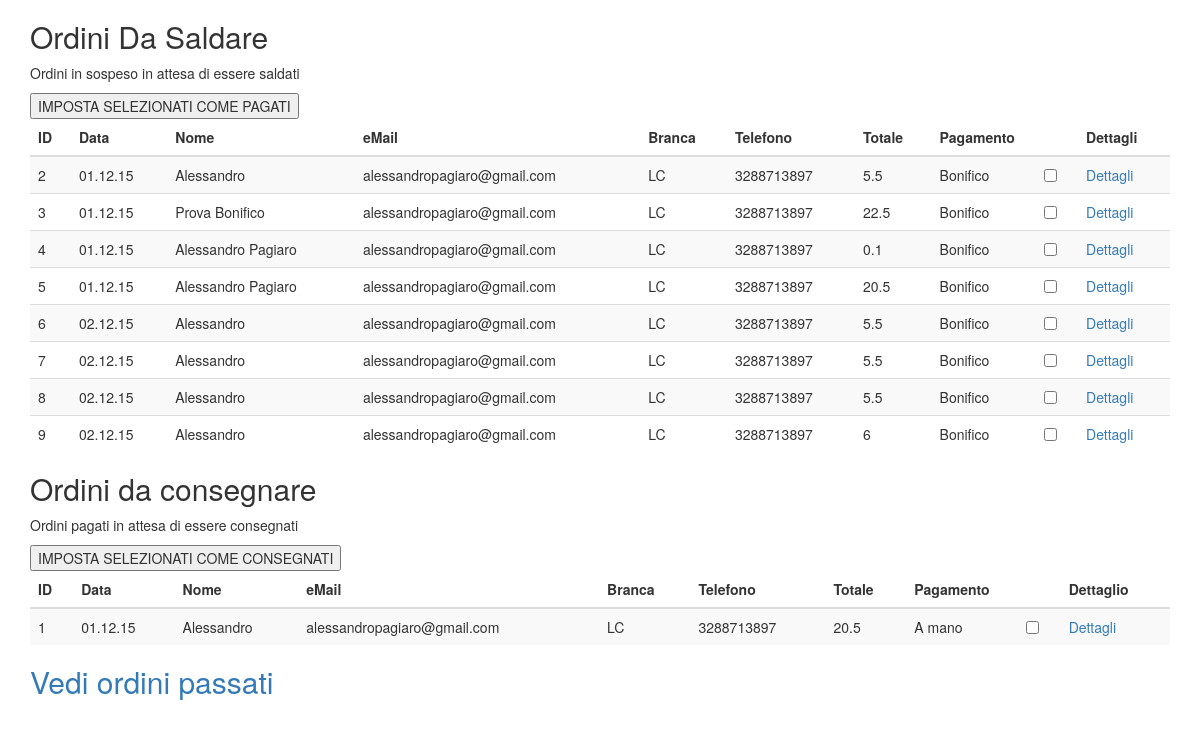
/admin/seeOrders.php, run on the app's committed database.
### tables this page shows
CREATE TABLE ordini (id INTEGER PRIMARY KEY AUTOINCREMENT, data INT, nome TEXT, email TEXT, branca TEXT, telefono INT, totale REAL, pagamento TEXT, saldato INT, consegnato INT);

### admin/seeOrders.php (the view, shortened to what this page needs)
<?php
	require("../menu.php");
	$db = new ArticoliDb("..");
	$ordiniInSospeso = $db -> query("SELECT * FROM ordini WHERE saldato = 0 AND consegnato = 0 ORDER BY id");
	$ordiniDaConsegnare = $db -> query("SELECT * FROM ordini WHERE saldato = 1 AND consegnato = 0 ORDER by id");
	?>
</head>
		<div class="container">
		  <h2>Ordini Da Saldare</h2>
		  <p>Ordini in sospeso in attesa di essere saldati</p>
		  <table class="table table-striped">
			<thead>
			  <tr>
				<th>ID</th>
				<th>Data</th>
				<th>Nome</th>
				<th>eMail</th>
				<th>Branca</th>
				<th>Telefono</th>
				<th>Totale</th>
				<th>Pagamento</th>
				<th></th>
				<th>Dettagli</td>
			  </tr>
			</thead>
			<tbody>
				<form action="setPagato.php" method="POST">
	<?
	while($row = $ordiniInSospeso -> fetchArray()){
		?>
			  <tr id="<?php echo $row['id']?>">
				<td><?php echo $row["id"]?></td>
				<td><?php echo $row["data"]?></td>
				<td><?php echo $row["nome"]?></td>
				<td><?php echo $row["email"]?></td>
				<td><?php echo $row["branca"]?></td>
				<td><?php echo $row["telefono"]?></td>
				<td><?php echo $row["totale"]?></td>
				<td><?php echo $row["pagamento"]?></td>
				<td>
					<div class="checkbox" style="position:relative; top:-10px;">
						<?php echo '<input type="checkbox" name="id-'.$row["id"].'" value="'.$row["id"].'">';?>
					</div>
				</td>
				<td id="<?php echo $row['id']?>">
					<a id="<?php echo $row['id']?>" onclick="a_onClick($(this))">Dettagli</a>
				</td>
			  </tr>
	<?
	}
	?>
			<input type="submit" value="IMPOSTA SELEZIONATI COME PAGATI"/>
				</form>
			</tbody>
		  </table>
		  <h2>Ordini da consegnare</h2>
		  	  <p>Ordini pagati in attesa di essere consegnati</p>
		  	  <table class="table table-striped">
		  		<thead>
		  		  <tr>
		  			<th>ID</th>
		  			<th>Data</th>
		  			<th>Nome</th>
		  			<th>eMail</th>
		  			<th>Branca</th>
		  			<th>Telefono</th>
		  			<th>Totale</th>
		  			<th>Pagamento</th>
		  			<th></th>
		  			<th>Dettaglio</th>
		  		  </tr>
		  		</thead>
		  		<tbody>
		  			<form action="setConsegnato.php" method="POST">
		  <?
		  while($row = $ordiniDaConsegnare -> fetchArray()){
		  	?>
		  		  <tr>
		  			<td><?php echo $row["id"]?></td>
		  			<td><?php echo $row["data"]?></td>
		  			<td><?php echo $row["nome"]?></td>
		  			<td><?php echo $row["email"]?></td>
		  			<td><?php echo $row["branca"]?></td>
		  			<td><?php echo $row["telefono"]?></td>
		  			<td><?php echo $row["totale"] + $costoGestioneOrdine?></td>
		  			<td><?php echo $row["pagamento"]?></td>
		  			<td>
		  				<div class="checkbox" style="position:relative; top:-10px;">
		  					<?php echo '<input type="checkbox" name="id-'.$row["id"].'" value="'.$row["id"].'">';?>
		  				</div>
		  			</td>
		  			<td id="<?php echo $row['id']?>">
		  				<a id="<?php echo $row['id']?>" onclick="a_onClick($(this))">Dettagli</a>
		  			</td>
		  		  </tr>
		  <?
		  }
		  ?>
		  		<input type="submit" value="IMPOSTA SELEZIONATI COME CONSEGNATI"/>
		  			</form>
		  		</tbody>
		  	  </table>
		<h2><a href="closedOrders.php">Vedi ordini passati</a></h2>
		</div>

### menu.php (shortened to what this page needs)
<!DOCTYPE html>
<html lang="en">
<head>
  <link rel="stylesheet" href="http://maxcdn.bootstrapcdn.com/bootstrap/3.3.5/css/bootstrap.min.css">
  <link rel="stylesheet" href="bootstrap-select/css/bootstrap-select.css">

### data on the page
ordini: id "2", data "01.12.15", nome "Alessandro", email "alessandropagiaro@gmail.com", branca "LC", telefono "3288713897", totale "5.5", pagamento "Bonifico"
ordini: id "3", data "01.12.15", nome "Prova Bonifico", email "alessandropagiaro@gmail.com", branca "LC", telefono "3288713897", totale "22.5", pagamento "Bonifico"
ordini: id "4", data "01.12.15", nome "Alessandro Pagiaro", email "alessandropagiaro@gmail.com", branca "LC", telefono "3288713897", totale "0.1", pagamento "Bonifico"
ordini: id "5", data "01.12.15", nome "Alessandro Pagiaro", email "alessandropagiaro@gmail.com", branca "LC", telefono "3288713897", totale "20.5", pagamento "Bonifico"
ordini: id "6", data "02.12.15", nome "Alessandro", email "alessandropagiaro@gmail.com", branca "LC", telefono "3288713897", totale "5.5", pagamento "Bonifico"
ordini: id "7", data "02.12.15", nome "Alessandro", email "alessandropagiaro@gmail.com", branca "LC", telefono "3288713897", totale "5.5", pagamento "Bonifico"
ordini: id "8", data "02.12.15", nome "Alessandro", email "alessandropagiaro@gmail.com", branca "LC", telefono "3288713897", totale "5.5", pagamento "Bonifico"
ordini: id "9", data "02.12.15", nome "Alessandro", email "alessandropagiaro@gmail.com", branca "LC", telefono "3288713897", totale "6", pagamento "Bonifico"
ordini: id "1", data "01.12.15", nome "Alessandro", email "alessandropagiaro@gmail.com", branca "LC", telefono "3288713897", $row["totale"] + $costoGestioneOrdine "20.5", pagamento "A mano"
